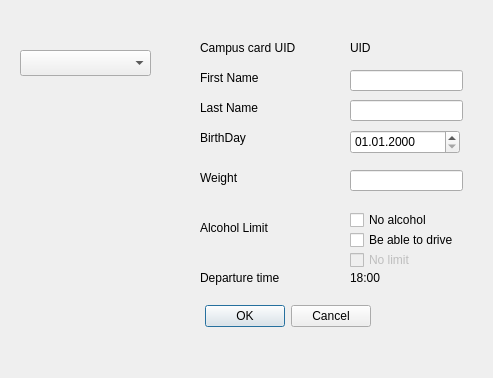
<?xml version="1.0" encoding="UTF-8"?>
<ui version="4.0">
 <class>List</class>
 <widget class="QDialog" name="List">
  <property name="geometry">
   <rect>
    <x>0</x>
    <y>0</y>
    <width>493</width>
    <height>378</height>
   </rect>
  </property>
  <property name="windowTitle">
   <string>Dialog</string>
  </property>
  <widget class="QDialogButtonBox" name="buttonBox">
   <property name="geometry">
    <rect>
     <x>30</x>
     <y>300</y>
     <width>341</width>
     <height>32</height>
    </rect>
   </property>
   <property name="orientation">
    <enum>Qt::Horizontal</enum>
   </property>
   <property name="standardButtons">
    <set>QDialogButtonBox::Cancel|QDialogButtonBox::Ok</set>
   </property>
  </widget>
  <widget class="QLabel" name="label">
   <property name="geometry">
    <rect>
     <x>200</x>
     <y>40</y>
     <width>121</width>
     <height>16</height>
    </rect>
   </property>
   <property name="text">
    <string>Campus card UID</string>
   </property>
  </widget>
  <widget class="QLabel" name="label_2">
   <property name="geometry">
    <rect>
     <x>350</x>
     <y>40</y>
     <width>60</width>
     <height>16</height>
    </rect>
   </property>
   <property name="text">
    <string>UID</string>
   </property>
  </widget>
  <widget class="QLabel" name="label_3">
   <property name="geometry">
    <rect>
     <x>200</x>
     <y>70</y>
     <width>101</width>
     <height>16</height>
    </rect>
   </property>
   <property name="text">
    <string>First Name</string>
   </property>
  </widget>
  <widget class="QLabel" name="label_4">
   <property name="geometry">
    <rect>
     <x>200</x>
     <y>100</y>
     <width>91</width>
     <height>16</height>
    </rect>
   </property>
   <property name="text">
    <string>Last Name</string>
   </property>
  </widget>
  <widget class="QLabel" name="label_5">
   <property name="geometry">
    <rect>
     <x>200</x>
     <y>130</y>
     <width>60</width>
     <height>16</height>
    </rect>
   </property>
   <property name="text">
    <string>BirthDay</string>
   </property>
  </widget>
  <widget class="QDateEdit" name="birthday">
   <property name="geometry">
    <rect>
     <x>350</x>
     <y>130</y>
     <width>110</width>
     <height>24</height>
    </rect>
   </property>
   <property name="displayFormat">
    <string>dd.MM.yyyy</string>
   </property>
  </widget>
  <widget class="QLabel" name="DepartureTime">
   <property name="geometry">
    <rect>
     <x>200</x>
     <y>270</y>
     <width>101</width>
     <height>16</height>
    </rect>
   </property>
   <property name="text">
    <string>Departure time</string>
   </property>
  </widget>
  <widget class="QLabel" name="DepartureTime_2">
   <property name="geometry">
    <rect>
     <x>350</x>
     <y>270</y>
     <width>101</width>
     <height>16</height>
    </rect>
   </property>
   <property name="text">
    <string>18:00</string>
   </property>
  </widget>
  <widget class="QLabel" name="DepartureTime_3">
   <property name="geometry">
    <rect>
     <x>200</x>
     <y>170</y>
     <width>101</width>
     <height>16</height>
    </rect>
   </property>
   <property name="text">
    <string>Weight</string>
   </property>
  </widget>
  <widget class="QLabel" name="DepartureTime_4">
   <property name="geometry">
    <rect>
     <x>200</x>
     <y>220</y>
     <width>101</width>
     <height>16</height>
    </rect>
   </property>
   <property name="text">
    <string>Alcohol Limit</string>
   </property>
  </widget>
  <widget class="QCheckBox" name="checkBox">
   <property name="geometry">
    <rect>
     <x>350</x>
     <y>210</y>
     <width>87</width>
     <height>20</height>
    </rect>
   </property>
   <property name="text">
    <string>No alcohol</string>
   </property>
  </widget>
  <widget class="QCheckBox" name="checkBox_2">
   <property name="geometry">
    <rect>
     <x>350</x>
     <y>230</y>
     <width>131</width>
     <height>20</height>
    </rect>
   </property>
   <property name="text">
    <string>Be able to drive</string>
   </property>
  </widget>
  <widget class="QCheckBox" name="checkBox_3">
   <property name="enabled">
    <bool>false</bool>
   </property>
   <property name="geometry">
    <rect>
     <x>350</x>
     <y>250</y>
     <width>131</width>
     <height>20</height>
    </rect>
   </property>
   <property name="text">
    <string>No limit</string>
   </property>
  </widget>
  <widget class="QLineEdit" name="FirstName">
   <property name="geometry">
    <rect>
     <x>350</x>
     <y>70</y>
     <width>113</width>
     <height>21</height>
    </rect>
   </property>
  </widget>
  <widget class="QLineEdit" name="LastName">
   <property name="geometry">
    <rect>
     <x>350</x>
     <y>100</y>
     <width>113</width>
     <height>21</height>
    </rect>
   </property>
  </widget>
  <widget class="QLineEdit" name="Weight">
   <property name="geometry">
    <rect>
     <x>350</x>
     <y>170</y>
     <width>113</width>
     <height>21</height>
    </rect>
   </property>
  </widget>
  <widget class="QComboBox" name="comboBox">
   <property name="geometry">
    <rect>
     <x>20</x>
     <y>50</y>
     <width>131</width>
     <height>26</height>
    </rect>
   </property>
  </widget>
 </widget>
 <resources/>
 <connections>
  <connection>
   <sender>buttonBox</sender>
   <signal>accepted()</signal>
   <receiver>List</receiver>
   <slot>accept()</slot>
   <hints>
    <hint type="sourcelabel">
     <x>248</x>
     <y>254</y>
    </hint>
    <hint type="destinationlabel">
     <x>157</x>
     <y>274</y>
    </hint>
   </hints>
  </connection>
  <connection>
   <sender>buttonBox</sender>
   <signal>rejected()</signal>
   <receiver>List</receiver>
   <slot>reject()</slot>
   <hints>
    <hint type="sourcelabel">
     <x>316</x>
     <y>260</y>
    </hint>
    <hint type="destinationlabel">
     <x>286</x>
     <y>274</y>
    </hint>
   </hints>
  </connection>
 </connections>
</ui>
